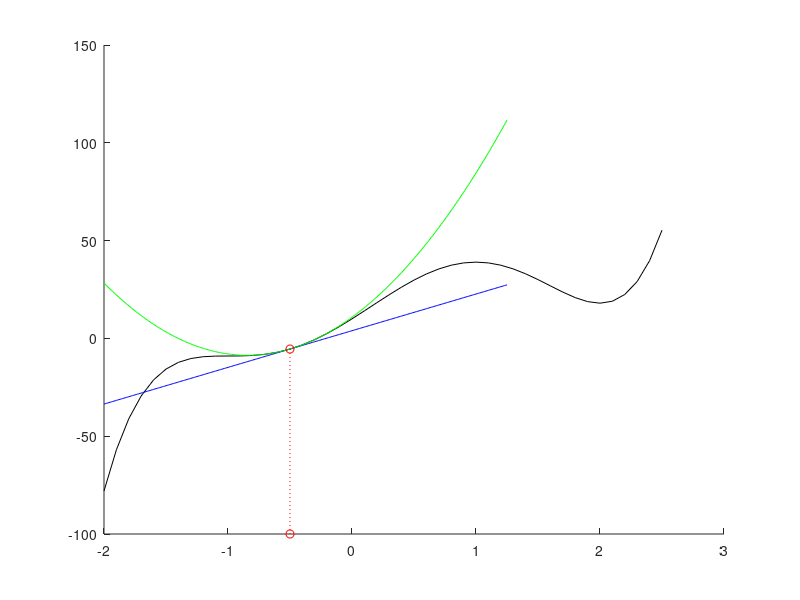

The MATLAB script that drew this image:
clear; hold on;
f = @(x) 4*x.^5 - 5*x.^4 -20*x.^3 +10*x.^2 +40*x +10; g = @(x) 20*x.^4 -20*x.^3 -60*x.^2 +20*x +40;
h = @(x) 80*x.^3 -60*x.^2 -120*x +20;
fL = @(al,xk,dk) f(xk) + al.*g(xk)*dk;
fQ = @(al,xk,dk) f(xk) + al.*g(xk)*dk + 0.5*(al.*dk).^2*h(xk);
xmin = -2; xmax = 2.5;
x = xmin:0.1:xmax;
plot(x,f(x),'k');
dk =1;
xk = -0.5;
al = -1.5:.01:1.75;
x = xk + al.*dk;
plot(x,fL(al,xk,dk),'b');
plot(x,fQ(al,xk,dk),'g');
ymin=ylim;
plot([xk,xk],[f(xk),ymin(1)],':or');